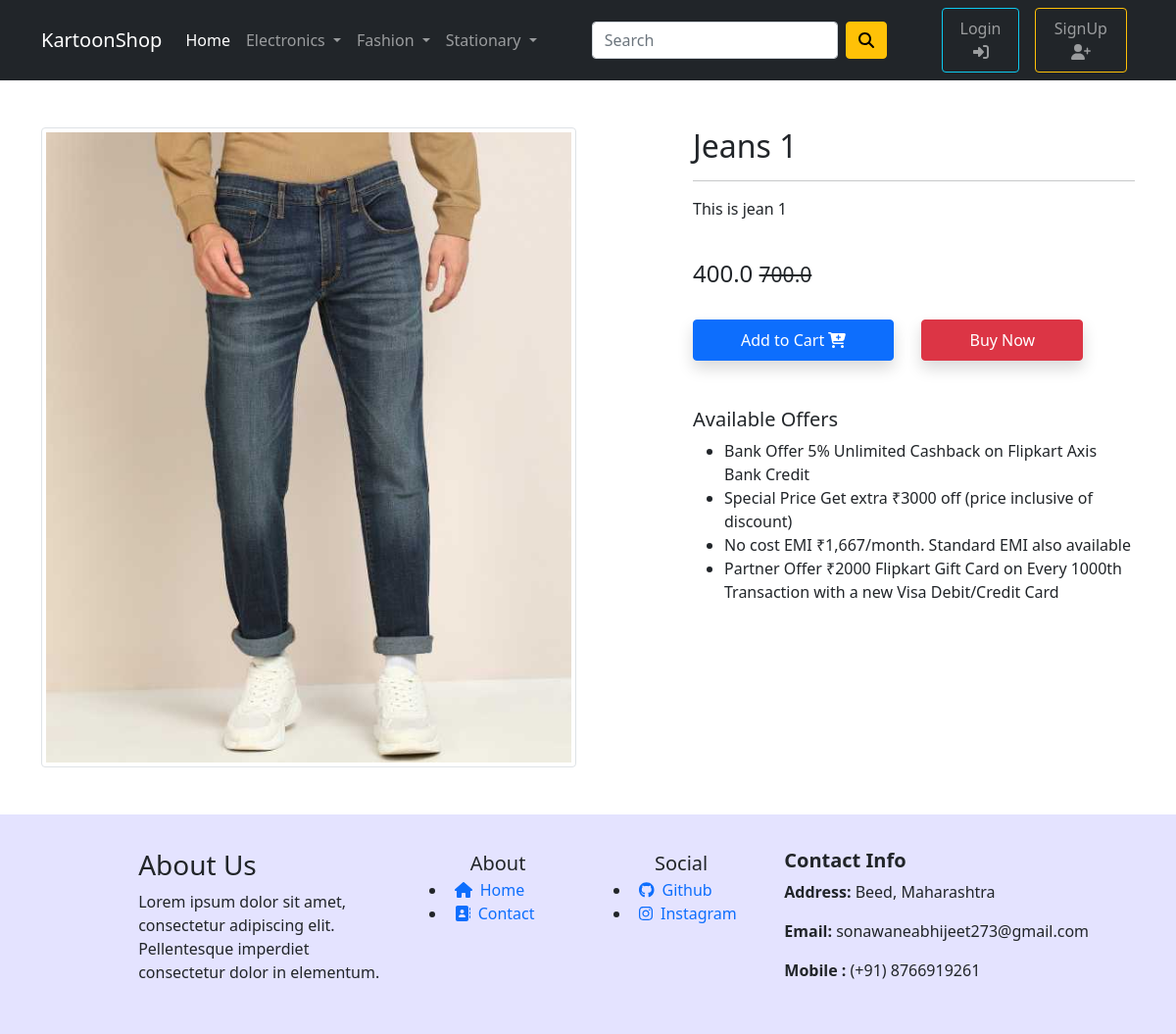
Screenshot of /product-detail/2 with the database file from the repository.
### app/models.py (models this page shows, shortened)
class Product(models.Model): # <---------Cart=product-------------------|-------<|------|     |
    title = models.CharField(max_length=100)    #                       |               |
    selling_price = models.FloatField()         #                       |               |     |
    discounted_price = models.FloatField()      #                       |               |
    description = models.TextField()            #                       |               |     |
    brand = models.CharField(max_length=100)    #                       |               |
    category = models.CharField(choices=CATEGORY_CHOICES, max_length=2)#|               |
    product_image = models.ImageField(upload_to="productimg")#          |               |     |

### app/views.py (the view)
class ProductDetailView(View):
    def get(self, request, pk):  # GET request does
        totalitem = 0
        """ gets all the products present in Product by their primary key i.e 'id' """
        product = Product.objects.get(pk=pk)
        """ when user is anonymous then on all products 'Add to Cart' will render """
        item_already_in_cart = False
        """ item_already_in_cart: when user is authenticated then if user already added a product in cart then again when user go to that product then 'Go to Cart' btn will render instead of 'Add to Cart' """
        """ totalitem: when customer is login then only customer can see cart and no. of items in cart """
        if request.user.is_authenticated:
            item_already_in_cart = Cart.objects.filter(
                Q(product=product.id) & Q(user=request.user)
            ).exists()
            totalitem = len(Cart.objects.filter(user=request.user))
        context = {
            "product": product,
            "item_already_in_cart": item_already_in_cart,
            "totalitem": totalitem,
        }
        return render(request, "productdetail.html", context)

### app/templates/productdetail.html (shortened to what this page needs)
{% extends 'base.html' %}
{% load static %}
{% block main-content %}
<div class="container my-5">
    <div class="row">
        <div class="col-sm-6 text-center align-self-center">
            <img src="{{product.product_image.url}}" alt="" class="img-fluid img-thumbnail">
        </div>
        <div class="col-sm-5 offset-sm-1">
            <h2>{{product.title}}</h2>
            <hr>
            <p>{{product.description}}</p> <br>
            <h4>{{product.discounted_price}} <small
                    class="fw-light text-decoration-line-through">{{product.selling_price}}</small></h4> <br>
            {% if not request.user.is_authenticated %}
            <form action="/add-to-cart" class="d-inline">
                <button type="submit" class="btn btn-primary shadow px-5 py-2">Add to Cart <i class="fas fa-cart-plus"></i></button>
            </form>
            {% endif %}
            <a href="{% url 'checkout' %}" class="btn btn-danger shadow px-5 py-2 ms-4">Buy Now</a>
            <h5 class="mt-5">Available Offers</h5>
            <ul>
                <li>Bank Offer 5% Unlimited Cashback on Flipkart Axis Bank Credit</li>
                <li>Special Price Get extra ₹3000 off (price inclusive of discount)</li>
                <li>No cost EMI ₹1,667/month. Standard EMI also available</li>
                <li>Partner Offer ₹2000 Flipkart Gift Card on Every 1000th Transaction with a new Visa Debit/Credit Card
                </li>
            </ul>
        </div>
    </div>
</div>
{% endblock main-content %}

### rows the page displays
Product: product_image (picture), title "Jeans 1", description "This is jean 1", discounted_price "400.0", selling_price "700.0"
